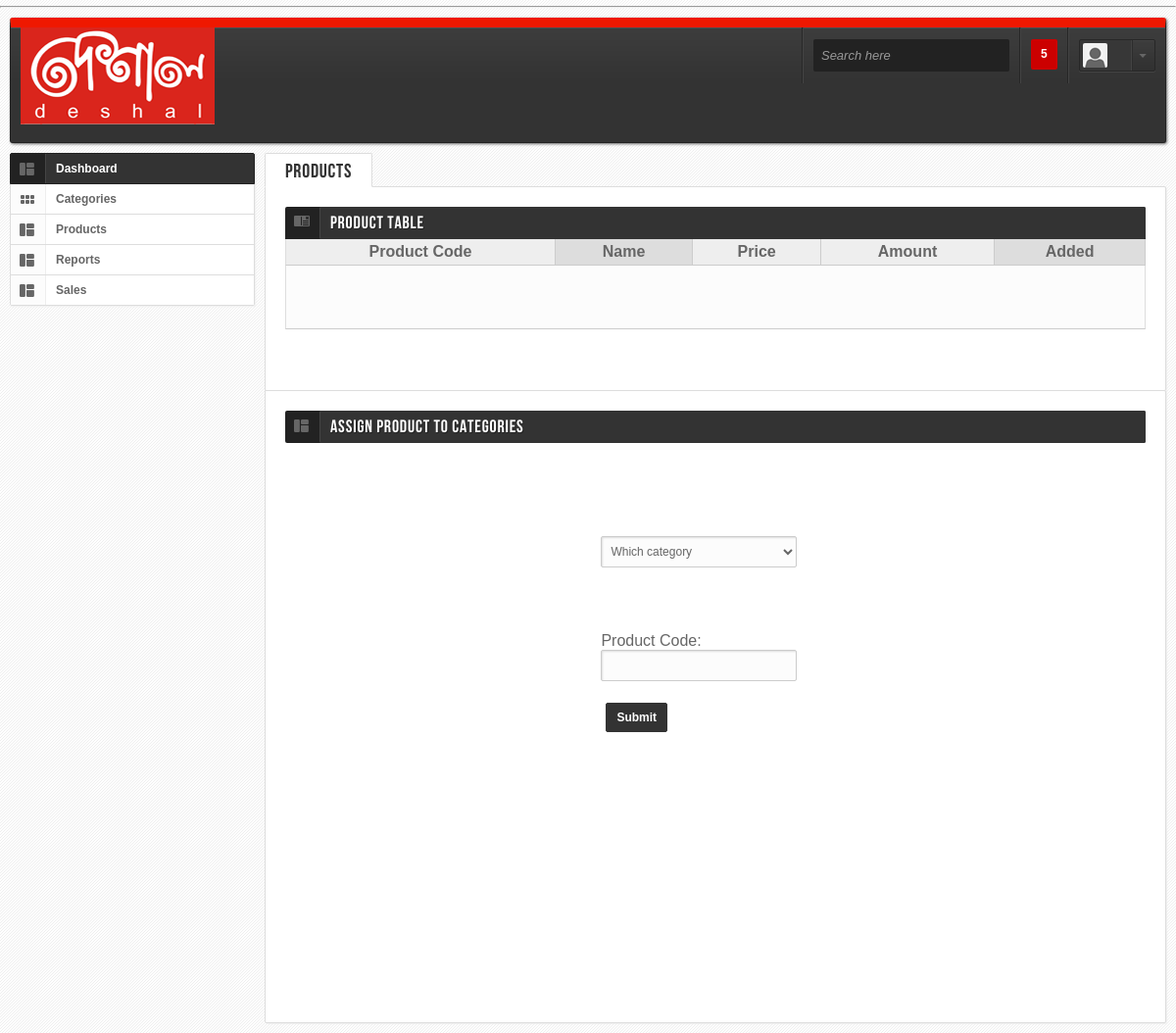
Page /index.php/admin/product/assign on the earlier database version.
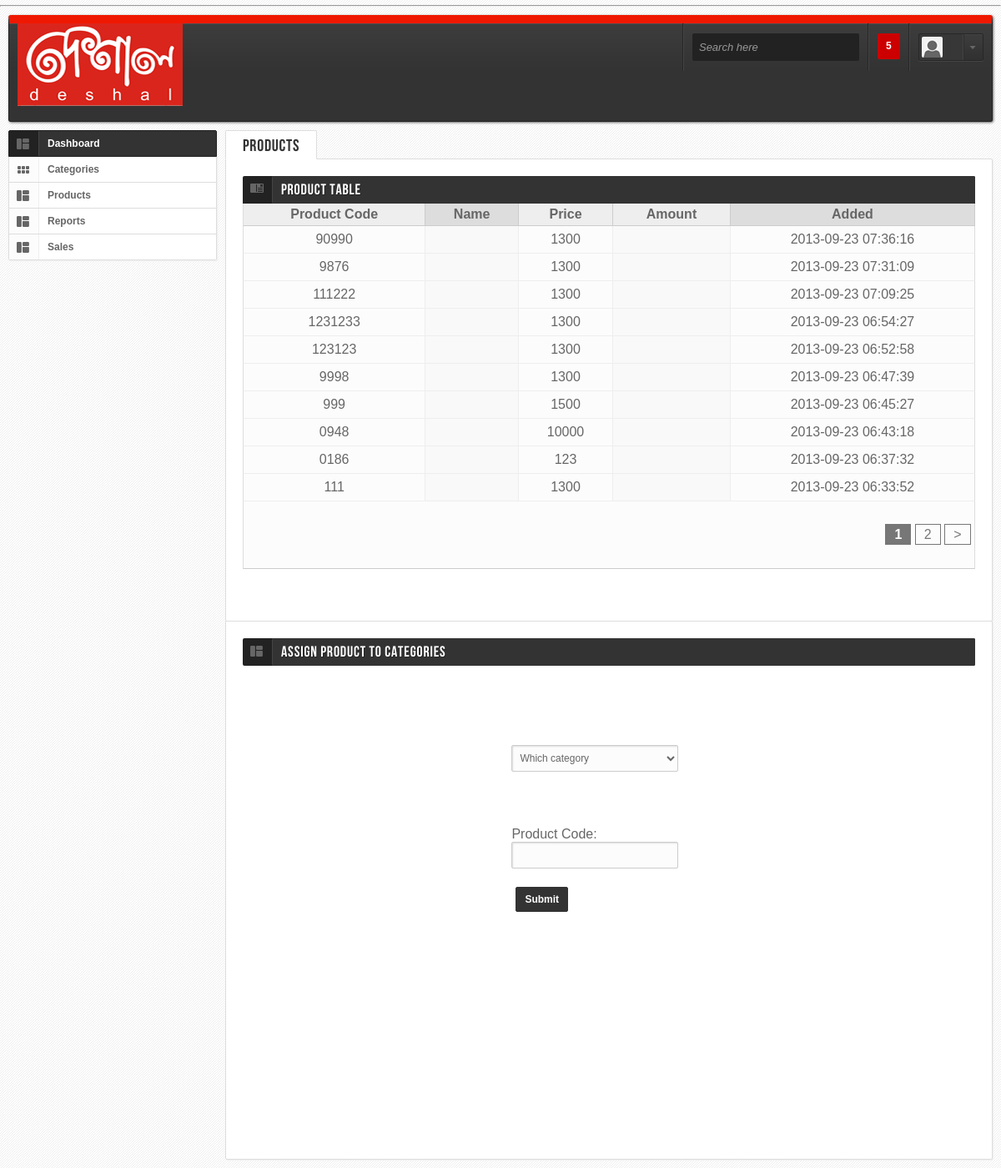
Same page on the later database version.
### tables this page shows
CREATE TABLE IF NOT EXISTS `tbl_product` (
  `id` int(11) NOT NULL AUTO_INCREMENT,
  `code` varchar(255) NOT NULL,
  `title` varchar(255) NOT NULL,
  `description` text NOT NULL,
  `int_available` int(11) NOT NULL DEFAULT '0',
  `online_sell_available` int(11) NOT NULL,
  `stock_available` int(11) NOT NULL,
  `archive` int(11) NOT NULL DEFAULT '0',
  `archived_desc` text NOT NULL,
  `price` varchar(255) NOT NULL,
  `main_image` varchar(255) NOT NULL,
  `avg_review` int(11) NOT NULL,
  `review_count` int(11) NOT NULL,
  `created` timestamp NOT NULL DEFAULT CURRENT_TIMESTAMP ON UPDATE CURRENT_TIMESTAMP,
  PRIMARY KEY (`id`)
);

### application/controllers/admin/product.php (called while the page is built, shortened)
<?php if ( ! defined('BASEPATH')) exit('No direct script access allowed');
class product extends CI_Controller {
	function product()
	{
		$this->load->helper('form');
		$this->load->helper('date');
		$this->load->helper('url');
        $this->load->library('form_validation');
		$this->load->model('product_add_mdl');
		$this->load->model('product_mdl');
		$this->load->model('category_mdl');
	}
	function assign()
	{
			$offset = 0; $limit = 10;
			$this->load->library('pagination');
			$config['page_query_string'] = TRUE;
			$config['enable_query_strings'] = TRUE;
			$config['query_string_segment'] = 'offset';
			$config['base_url'] = base_url().'index.php/admin/product/assign'.'?';
			$config['total_rows'] = $this->db->query("select count(*) as total from tbl_product ORDER BY created DESC;")->row()->total;
			$config['per_page'] = $limit;
			$config['num_links'] = 3;
			$this->pagination->initialize($config);
			$data['pages'] = $this->pagination->create_links();
		$data['query'] = $this->db->query("select * from tbl_product ORDER BY created DESC  LIMIT ".$offset.", ".$limit.";");
		$this->load->view('admin/header');
		$this->load->model('category_mdl');
		$data['categoryList'] = $this->category_mdl->catList();
		$this->load->view('admin/product/assignproduct', $data);
	}
}

### index.php (called while the page is built, shortened)
<?php
require_once BASEPATH.'core/CodeIgniter.php';

### application/views/admin/product/assignproduct.php (the view, shortened to what this page needs)
        <div class="maincontent noright">
        	<div class="maincontentinner">
                <ul class="maintabmenu">
                	<li class="current"><a href="#">Products</a></li>
                </ul>
				<div class="content">
                <div class="contenttitle radiusbottom0">
                	<h2 class="table"><span>Product Table</span></h2>
                </div>
                <table cellpadding="0" cellspacing="0" border="0" class="stdtable" id="prodListTbl">
                    <colgroup>
                        <col class="con0" />
                        <col class="con1" />
                        <col class="con0" />
                        <col class="con1" />
                        <col class="con0" />
                    </colgroup>
                    <thead>
                        <tr>
                            <th class="head0">Product Code</th>
                            <th class="head1">Name</th>
                            <th class="head0">Price</th>
                            <th class="head0">Amount</th>
                            <th class="head1">Added</th>
                        </tr>
                    </thead>
                    <tbody>
					<?php foreach ($query->result() as $row){?>
                        <tr id="tr-<?=$row->code?>">
                            <td class="center"><?=$row->code?></td>
                            <td class="center"><?=$row->name?></td>
                            <td class="center"><?=$row->price?></td>
                            <td class="center"><?=$row->amount?></td>
                            <td class="center"><?=$row->created?></td>
                        </tr>
					<?}?>
					<tr>
						<td colspan='5' class="paginationLinks" style="padding: 32px 0; text-align: right;"> <?php echo $pages;?> </td>
					</tr>
                    </tbody>
                </table>
                <br /><br />
                </div>
                <div class="content">
                    <div class="contenttitle">
                    	<h2 class="widgets"><span>Assign product to categories</span></h2>
                    </div>
                    <br />
					<div class="" style="height:550px;">
						<table class="zFormTbl" style="width:30%;margin: auto; ">
							<tr>
								<td colspan="4" style="height: 60px;">
								</td>
							</tr>
							<tr>
								<td style="text-align: right"></td>
								<td class="zFormTd" style="text-align: left;">
									<select id="catName" name="catName" class="zSelect" style="width: 200px;" onchange="catChosen('subcatName')">
										<option value="">Which category</option>
									</select>
								</td>
							</tr>
							<tr id="subcatTr" >
								<td style="text-align: right"></td>
								<td class="zFormTd" style="text-align: left;">
								</td>
							</tr>
							<tr id="imSubcatTr" >
								<td style="text-align: right"></td>
								<td class="zFormTd" style="text-align: left;">
								</td>
							</tr>
							<tr>
								<td style="text-align: right"></td>
								<td class="zFormTd" style="text-align: left;">
									<label class="zlable" >Product Code:</label><br/>
									<input id="newSub" class="zinput" type="text" value="" placeholder=""/>
								</td>
							</tr>
							<tr>
								<td></td>
								<td class="zFormTd" style="text-align: left;">
									<input class="zSubButton" type="submit" value="Submit" onclick="assignProd()"/>
								</td>
							</tr>
						</table>
					</div>
                </div>
            </div>
        </div>
     	</div>
    </div>
</body>
</html>

### application/views/admin/header.php (shortened to what this page needs)
<html xmlns="http://www.w3.org/1999/xhtml">
<head>
<link rel="stylesheet" href="<?=base_url();?>admin/css/style.css" type="text/css" />
<link rel="stylesheet" href="<?=base_url();?>admin/css/mdcss.css" type="text/css" />
</head>
<body class="loggedin">
	<hr/>
	<div class="header radius3" style="border-top-style:solid;border-top-width:10px;border-top-color:#EF1800;">
    	<div class="headerinner">
            <a href="<?=base_url();?>index.php/admin/dashboard"><img style="margin-top:-18px;" src="<?=base_url();?>/image/data/logodeshal1.png" alt="" /></a>
            <div class="headright">
            	<div class="headercolumn">&nbsp;</div>
            	<div id="searchPanel" class="headercolumn">
                	<div class="searchbox">
                        <form action="#" method="post">
                            <input type="text" id="keyword" name="keyword" class="radius2" value="Search here" />
                        </form>
                    </div>
                </div>
            	<div id="notiPanel" class="headercolumn">
                    <div class="notiwrapper">
                        <a href="<?=base_url();?>admin/ajax/messages.html" class="notialert radius2">5</a>
                    </div>
                </div>
                <div id="userPanel" class="headercolumn">
                    <a href="<?=base_url();?>admin/#" class="userinfo radius2">
                        <img src="<?=base_url();?>admin/images/avatar.png" alt="" class="radius2" />
                    </a>
                </div>
            </div>
        </div>
	</div>
    <div class="mainwrapper">
     	<div class="mainwrapperinner">
        <div class="mainleft">
          	<div class="mainleftinner">
              	<div class="leftmenu">
            		<ul>
                    	<li class="current"><a href="<?=base_url();?>index.php/admin/dashboard" class="dashboard"><span>Dashboard</span></a></li>
                        <li><a nohref="#" class="widgets menudrop"><span>Categories</span></a>
						</li>
                        <li><a nohref="#" class="dashboard menudrop"><span>Products</span></a>
						</li>
                      <li><a href="<?=base_url();?>index.php/admin/under_cons" class="dashboard"><span>Reports</span></a></li>
                        <li><a href="<?=base_url();?>index.php/admin/under_cons" class="dashboard menudrop"><span>Sales</span></a>
						</li>
                    </ul>
                </div>
            </div>
        </div>

### admin/css/mdcss.css (style rules this page uses)
.zFormTbl tr td:first-child { text-align: right; padding-right: 5px; }
.zFormTbl tr td:last-child { text-align: left; padding-left: 5px; }
.zFormTd { padding: 10px 0px; }
.zSelect { border: 1px solid #ccc; padding: 7px 5px; min-width: 40%; background: #fcfcfc; -moz-border-radius: 2px; -webkit-border-radius: 2px; border-radius: 2px; -moz-box-shadow: inset 1px 1px 2px #ddd; -webkit-box-shadow: inset 1px 1px 2px #ddd; box-shadow: inset 1px 1px 2px #ddd; color: #666; }
.zinput { width: 200px; border: 1px solid #ccc; background: #fcfcfc; padding: 8px 5px; -moz-border-radius: 2px; -webkit-border-radius: 2px; border-radius: 2px; -moz-box-shadow: inset 1px 1px 2px #ddd; -webkit-box-shadow: inset 1px 1px 2px #ddd; box-shadow: inset 1px 1px 2px #ddd; color: #666; }
.zSubButton { border: 1px solid #333; background: #333; color: #fff; cursor: pointer; padding: 7px 10px; font-weight: bold; -webkit-border-radius: 2px; -moz-border-radius: 2px; -o-border-radius: 2px; margin: 0 5px; }

### application/views/admin/product/assignproduct.php (style rules this page uses)
#prodListTbl tr { cursor: pointer; }
.paginationLinks *, .paginationLinks *:visited { color: #777; border: 1px solid; padding: 3px 10px; }
.paginationLinks strong { color: white; background-color: #777; border: 1px solid #777; }
.zFormTbl td { #border: 1px solid grey; }

Differences in the rows shown:
added tbl_product: code "90990", price "1300", created "2013-09-23 07:36:16"
added tbl_product: code "9876", price "1300", created "2013-09-23 07:31:09"
added tbl_product: code "111222", price "1300", created "2013-09-23 07:09:25"
added tbl_product: code "1231233", price "1300", created "2013-09-23 06:54:27"
added tbl_product: code "123123", price "1300", created "2013-09-23 06:52:58"
added tbl_product: code "9998", price "1300", created "2013-09-23 06:47:39"
added tbl_product: code "999", price "1500", created "2013-09-23 06:45:27"
added tbl_product: code "0948", price "10000", created "2013-09-23 06:43:18"
added tbl_product: code "0186", price "123", created "2013-09-23 06:37:32"
added tbl_product: code "111", price "1300", created "2013-09-23 06:33:52"
Other differences:
$pages: (not shown) → "1 2 >"
